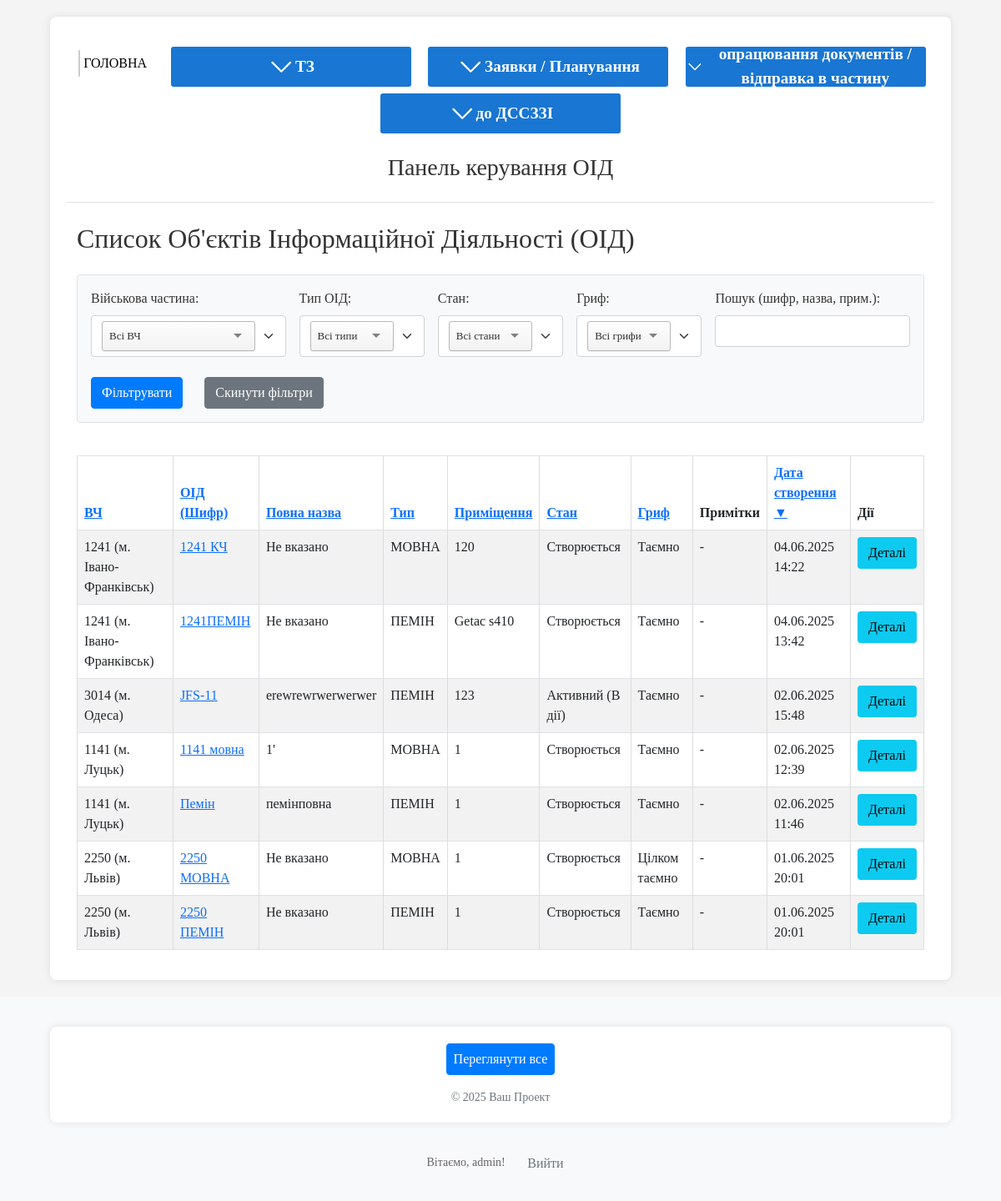
Page /oids/oids-list/ (signed in) on the earlier database version.
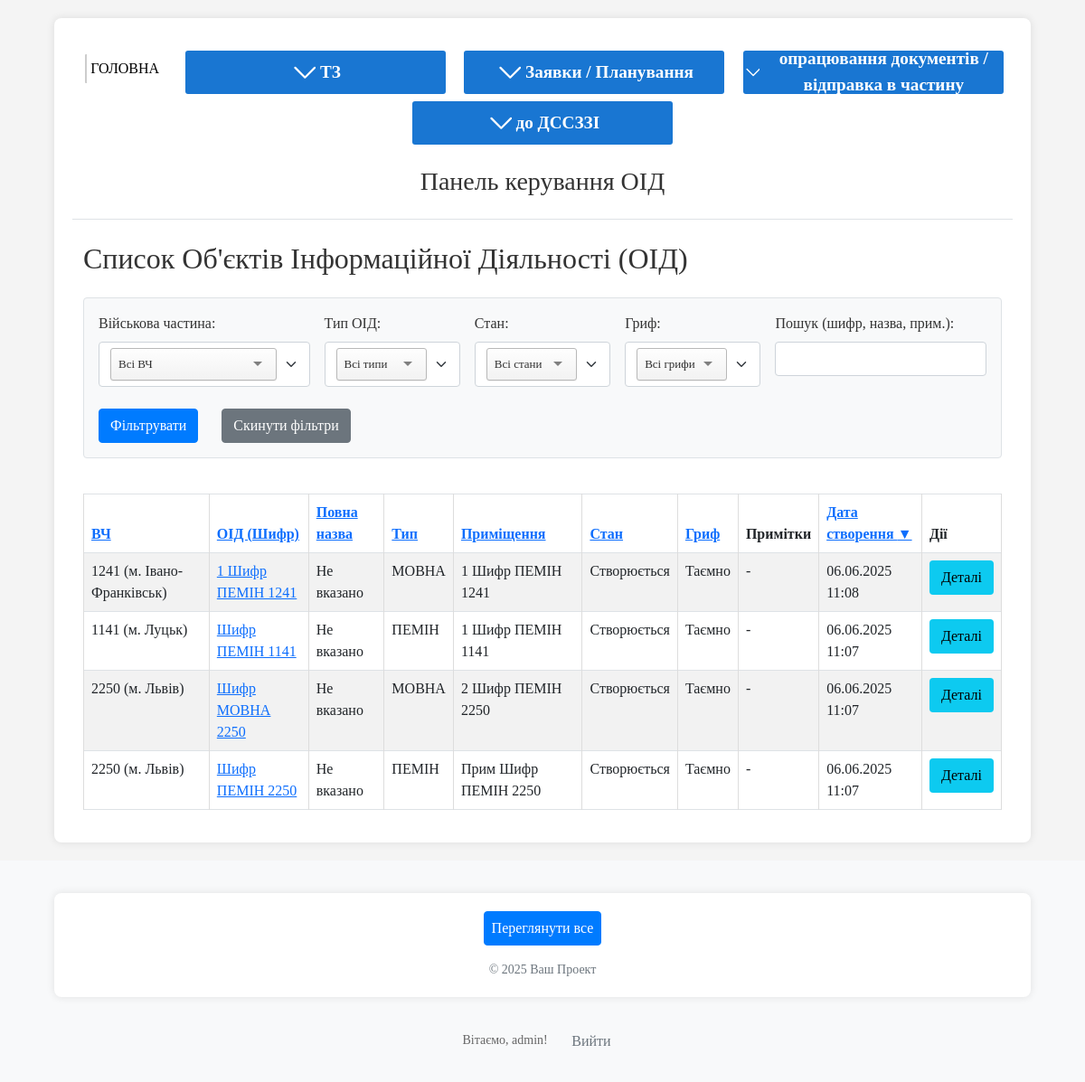
Same page on the later database version.
### oids/models.py (models this page shows, shortened)
class OID(models.Model):
    unit = models.ForeignKey(
        Unit,
        on_delete=models.CASCADE,
        verbose_name="Військова частина",
        related_name='oids' # Дозволить отримати всі ОІД для частини: `unit_instance.oids.all()`
    )
    oid_type = models.CharField(max_length=10, choices=OIDTypeChoices.choices, verbose_name="Тип ОІД")
    cipher = models.CharField(max_length=100, verbose_name="Шифр ОІД", unique=False) # Додав шифр, як вказано в описі
    sec_level = models.CharField(max_length=15, choices=SecLevelChoices.choices, verbose_name="Гриф")
    full_name = models.CharField(max_length=255, verbose_name="Повна назва ОІД", blank=True, null=True) # Змінив name на full_name
    room = models.CharField(max_length=255, verbose_name="Приміщення №")
    status = models.CharField(max_length=30, choices=OIDStatusChoices.choices, default=OIDStatusChoices.NEW, verbose_name="Поточний стан ОІД")
    note = models.TextField(verbose_name="Примітка", blank=True, null=True)
    created_at = models.DateTimeField(auto_now_add=True, verbose_name="Дата створення запису")
    updated_at = models.DateTimeField(auto_now=True, verbose_name="Дата останнього оновлення")
    history = HistoricalRecords()
    class Meta:
        verbose_name = "Об’єкт інформаційної діяльності (ОІД)"
        verbose_name_plural = "Об’єкти інформаційної діяльності (ОІД)"

class Unit(models.Model):
    territorial_management = models.ForeignKey(
        TerritorialManagement,
        on_delete=models.SET_NULL, # Якщо ТУ видаляється, частина може залишитися, але без прив'язки до ТУ.
        null=True,
        blank=True,
        verbose_name="Територіальне управління",
        related_name='units' # Дозволить отримати всі частини для ТУ: `tu_instance.units.all()`
    )
    code = models.CharField(max_length=50, unique=True, verbose_name="Код частини (номер)")
    name = models.CharField(max_length=255, verbose_name="Назва військової частини", blank=True, null=True) # Можливо, назва не завжди потрібна, якщо є код
    city = models.CharField(max_length=100, verbose_name="Місто розташування") # Збільшив max_length для міст
    distance_from_gu = models.PositiveIntegerField(verbose_name="Відстань від ГУ (км)", blank=True, null=True) # Змінив на PositiveIntegerField
    unit_groups = models.ManyToManyField(
        UnitGroup,
        blank=True,
        verbose_name="Групи військових частин",
        related_name='units' # Дозволить отримати всі частини для групи: `group_instance.units.all()`
    )
    note = models.TextField(verbose_name="Примітки", blank=True, null=True)
    class Meta:
        verbose_name = "Військова частина"
        verbose_name_plural = "Військові частини"

### oids/views.py (the view, shortened to what this page needs)
# urls.py: path('oids-list/', views.oid_list_view, name='list_oids'), # назва oids_list_view щоб не плутати з oid_detail_view
@login_required
def oid_list_view(request):
    oid_list_queryset = OID.objects.select_related(
        'unit',  # Завантажуємо пов'язану військову частину
        'unit__territorial_management' # А також ТУ для ВЧ, якщо потрібно (наприклад, для відображення)
    )
    filter_unit_id_str = request.GET.get('filter_unit')
    filter_oid_type = request.GET.get('filter_oid_type')
    filter_status = request.GET.get('filter_status')
    filter_sec_level = request.GET.get('filter_sec_level')
    search_query = request.GET.get('search_query')
    current_filter_unit_id = None
    if filter_unit_id_str and filter_unit_id_str.isdigit():
        current_filter_unit_id = int(filter_unit_id_str)
        oid_list_queryset = oid_list_queryset.filter(unit__id=current_filter_unit_id)
    if filter_oid_type:
        oid_list_queryset = oid_list_queryset.filter(oid_type=filter_oid_type)
    if filter_status:
        oid_list_queryset = oid_list_queryset.filter(status=filter_status)
    if filter_sec_level:
        oid_list_queryset = oid_list_queryset.filter(sec_level=filter_sec_level)
    sort_by_param = request.GET.get('sort_by', '-created_at') # За замовчуванням - новіші ОІД
    sort_order_from_request = request.GET.get('sort_order', '') # 'asc' або 'desc'
    actual_sort_order_is_desc = False
    if sort_by_param.startswith('-'):
        actual_sort_order_is_desc = True
        sort_by_param_cleaned = sort_by_param[1:]
    else:
        sort_by_param_cleaned = sort_by_param
        if sort_order_from_request == 'desc':
            actual_sort_order_is_desc = True
    valid_sort_fields = {
        'unit': 'unit__code',
        'cipher': 'cipher',
        'full_name': 'full_name',
        'oid_type': 'oid_type',
        'room': 'room',
        'status': 'status',
        'sec_level': 'sec_level',
        'created_at': 'created_at' # Додаємо поле для сортування за датою створення
    }
    order_by_field_key = valid_sort_fields.get(sort_by_param_cleaned, 'created_at')
    final_order_by_field = f"-{order_by_field_key}" if actual_sort_order_is_desc else order_by_field_key
    if order_by_field_key == 'created_at':
        secondary_sort = 'cipher'
    elif order_by_field_key == 'cipher':
        secondary_sort = '-created_at'
    else:
        secondary_sort = '-created_at' # Загальне вторинне сортування
    oid_list_queryset = oid_list_queryset.order_by(final_order_by_field, secondary_sort)
    paginator = Paginator(oid_list_queryset, 25) # 25 ОІД на сторінку
    page_number = request.GET.get('page')
    page_obj = paginator.get_page(page_number)
    units_for_filter = Unit.objects.all().order_by('code')
    oid_type_choices_for_filter = OIDTypeChoices.choices
    oid_status_choices_for_filter = OIDStatusChoices.choices
    sec_level_choices_for_filter = SecLevelChoices.choices
    context = {
        'page_title': 'Список Об\'єктів Інформаційної Діяльності (ОІД)',
        'object_list': page_obj, # 'object_list' використовується у вашому шаблоні
        'page_obj': page_obj,    # для пагінації
        'units_for_filter': units_for_filter,
        'oid_type_choices_for_filter': oid_type_choices_for_filter,
        'oid_status_choices_for_filter': oid_status_choices_for_filter,
        'sec_level_choices_for_filter': sec_level_choices_for_filter,
        'current_filter_unit_id': current_filter_unit_id,
        'current_filter_oid_type': filter_oid_type,
        'current_filter_status': filter_status,
        'current_filter_sec_level': filter_sec_level,
        'current_search_query': search_query,
        'current_sort_by': sort_by_param_cleaned, # Чистий параметр сортування
        'current_sort_order_is_desc': actual_sort_order_is_desc, # Поточний напрямок desc (true/false)
    }
    return render(request, 'oids/lists/oid_list.html', context)

### oids/context_processors.py (called while the page is built)
def global_choices(request):
    filtered_oid_status_choices = [
        (OIDStatusChoices.NEW.value, OIDStatusChoices.NEW.label),
        (OIDStatusChoices.RECEIVED_REQUEST.value, OIDStatusChoices.RECEIVED_REQUEST.label),
        (OIDStatusChoices.ACTIVE.value, OIDStatusChoices.ACTIVE.label),
    ]
    return {
        'oid_type_choices_global': OIDTypeChoices.choices,
        'oid_status_choices_global_for_new': filtered_oid_status_choices,
        'oid_status_choices_global_all': OIDStatusChoices.choices,
        'sec_level_choices_global': SecLevelChoices.choices,
    }

### oids/templates/oids/lists/oid_list.html (shortened to what the changed rows need)
{% extends "oids/base.html" %}
{% block content %}
<div class="container-fluid">
	<h2 class="mb-4">{{ page_title }}</h2>
	{% if object_list %}
	<div class="table-responsive">
		<table class="table table-striped table-bordered table-hover">
			<thead class="thead-dark">
				<tr>
					{% url 'oids:list_oids' as list_url %}
					{% with unit_param=current_filter_unit_id|default_if_none:""|stringformat:"s" type_param=current_filter_oid_type|default_if_none:"" status_param=current_filter_status|default_if_none:"" sec_param=current_filter_sec_level|default_if_none:"" search_param=current_search_query|default_if_none:"" %}
					{% with base_filter_params="filter_unit="|add:unit_param|add:"&filter_oid_type="|add:type_param|add:"&filter_status="|add:status_param|add:"&filter_sec_level="|add:sec_param|add:"&search_query="|add:search_param %}
					<th>
						<a href="{{ list_url }}?sort_by=unit&sort_order={% if current_sort_by == 'unit' and not current_sort_order_is_desc %}desc{% else %}asc{% endif %}&{{ base_filter_params }}">
							ВЧ {% if current_sort_by == 'unit' %}{% if current_sort_order_is_desc %}▼{% else %}▲{% endif %}{% endif %}
						</a>
					</th>
					<th>
						<a href="{{ list_url }}?sort_by=cipher&sort_order={% if current_sort_by == 'cipher' and not current_sort_order_is_desc %}desc{% else %}asc{% endif %}&{{ base_filter_params }}">
							ОІД (Шифр) {% if current_sort_by == 'cipher' %}{% if current_sort_order_is_desc %}▼{% else %}▲{% endif %}{% endif %}
						</a>
					</th>
					<th>
						<a href="{{ list_url }}?sort_by=full_name&sort_order={% if current_sort_by == 'full_name' and not current_sort_order_is_desc %}desc{% else %}asc{% endif %}&{{ base_filter_params }}">
							Повна назва {% if current_sort_by == 'full_name' %}{% if current_sort_order_is_desc %}▼{% else %}▲{% endif %}{% endif %}
						</a>
					</th>
					<th>
						<a href="{{ list_url }}?sort_by=oid_type&sort_order={% if current_sort_by == 'oid_type' and not current_sort_order_is_desc %}desc{% else %}asc{% endif %}&{{ base_filter_params }}">
							Тип {% if current_sort_by == 'oid_type' %}{% if current_sort_order_is_desc %}▼{% else %}▲{% endif %}{% endif %}
						</a>
					</th>
					<th>
						<a href="{{ list_url }}?sort_by=room&sort_order={% if current_sort_by == 'room' and not current_sort_order_is_desc %}desc{% else %}asc{% endif %}&{{ base_filter_params }}">
							Приміщення {% if current_sort_by == 'room' %}{% if current_sort_order_is_desc %}▼{% else %}▲{% endif %}{% endif %}
						</a>
					</th>
					<th>
						<a href="{{ list_url }}?sort_by=status&sort_order={% if current_sort_by == 'status' and not current_sort_order_is_desc %}desc{% else %}asc{% endif %}&{{ base_filter_params }}">
							Стан {% if current_sort_by == 'status' %}{% if current_sort_order_is_desc %}▼{% else %}▲{% endif %}{% endif %}
						</a>
					</th>
					<th>
						<a href="{{ list_url }}?sort_by=sec_level&sort_order={% if current_sort_by == 'sec_level' and not current_sort_order_is_desc %}desc{% else %}asc{% endif %}&{{ base_filter_params }}">
							Гриф {% if current_sort_by == 'sec_level' %}{% if current_sort_order_is_desc %}▼{% else %}▲{% endif %}{% endif %}
						</a>
					</th>
					<th>Примітки</th>
					<th>
						<a href="{{ list_url }}?sort_by=created_at&sort_order={% if current_sort_by == 'created_at' and not current_sort_order_is_desc %}desc{% else %}asc{% endif %}&{{ base_filter_params }}">
							Дата створення {% if current_sort_by == 'created_at' %}{% if current_sort_order_is_desc %}▼{% else %}▲{% endif %}{% endif %}
						</a>
					</th>
					<th>Дії</th>
					{% endwith %}
					{% endwith %}
				</tr>
			</thead>
			<tbody>
				{% for oid_item in object_list %}
				<tr>
					<td>
						{% if oid_item.unit %}
						{{ oid_item.unit.code }}
						{% if oid_item.unit.city %}({{ oid_item.unit.city }}){% endif %}
						{% else %}
						N/A
						{% endif %}
					</td>
					<td>
						<a href="{% url 'oids:oid_detail_view_name' oid_item.id %}">
							{{ oid_item.cipher }}
						</a>
					</td>
					<td>{{ oid_item.full_name|default_if_none:"Не вказано" }}</td>
					<td>{{ oid_item.get_oid_type_display }}</td>
					<td>{{ oid_item.room|default_if_none:"-" }}</td>
					<td>{{ oid_item.get_status_display }}</td>
					<td>{{ oid_item.get_sec_level_display }}</td>
					<td>{{ oid_item.note|truncatewords:10|default:"-" }}</td>
					<td>{{ oid_item.created_at|date:"d.m.Y H:i"|default:"-" }}</td>
					<td>
						<a href="{% url 'oids:oid_detail_view_name' oid_item.id %}" class="btn btn-sm btn-info">Деталі</a>
					</td>
				</tr>
				{% endfor %}
			</tbody>
		</table>
	</div>
	{% endif %}
</div>
{% endblock %}

Differences in the rows shown:
removed OID: unit.code "1241", unit.city "м. Івано-Франківськ", cipher "1241 КЧ", full_name "Не вказано", oid_type "МОВНА", room "120", status "Створюється", sec_level "Таємно", note "-", created_at "04.06.2025 14:22"
removed OID: unit.code "1241", unit.city "м. Івано-Франківськ", cipher "1241ПЕМІН", full_name "Не вказано", oid_type "ПЕМІН", room "Getac s410", status "Створюється", sec_level "Таємно", note "-", created_at "04.06.2025 13:42"
removed OID: unit.code "3014", unit.city "м. Одеса", cipher "JFS-11", full_name "erewrewrwerwerwer", oid_type "ПЕМІН", room "123", status "Активний (В дії)", sec_level "Таємно", note "-", created_at "02.06.2025 15:48"
removed OID: unit.code "1141", unit.city "м. Луцьк", cipher "1141 мовна", full_name "1'", oid_type "МОВНА", room "1", status "Створюється", sec_level "Таємно", note "-", created_at "02.06.2025 12:39"
removed OID: unit.code "1141", unit.city "м. Луцьк", cipher "Пемін", full_name "пемінповна", oid_type "ПЕМІН", room "1", status "Створюється", sec_level "Таємно", note "-", created_at "02.06.2025 11:46"
removed OID: unit.code "2250", unit.city "м. Львів", cipher "2250 МОВНА", full_name "Не вказано", oid_type "МОВНА", room "1", status "Створюється", sec_level "Цілком таємно", note "-", created_at "01.06.2025 20:01"
removed OID: unit.code "2250", unit.city "м. Львів", cipher "2250 ПЕМІН", full_name "Не вказано", oid_type "ПЕМІН", room "1", status "Створюється", sec_level "Таємно", note "-", created_at "01.06.2025 20:01"
added OID: unit.code "1241", unit.city "м. Івано-Франківськ", cipher "1 Шифр ПЕМІН 1241", full_name "Не вказано", oid_type "МОВНА", room "1 Шифр ПЕМІН 1241", status "Створюється", sec_level "Таємно", note "-", created_at "06.06.2025 11:08"
added OID: unit.code "1141", unit.city "м. Луцьк", cipher "Шифр ПЕМІН 1141", full_name "Не вказано", oid_type "ПЕМІН", room "1 Шифр ПЕМІН 1141", status "Створюється", sec_level "Таємно", note "-", created_at "06.06.2025 11:07"
added OID: unit.code "2250", unit.city "м. Львів", cipher "Шифр МОВНА 2250", full_name "Не вказано", oid_type "МОВНА", room "2 Шифр ПЕМІН 2250", status "Створюється", sec_level "Таємно", note "-", created_at "06.06.2025 11:07"
added OID: unit.code "2250", unit.city "м. Львів", cipher "Шифр ПЕМІН 2250", full_name "Не вказано", oid_type "ПЕМІН", room "Прим Шифр ПЕМІН 2250", status "Створюється", sec_level "Таємно", note "-", created_at "06.06.2025 11:07"
